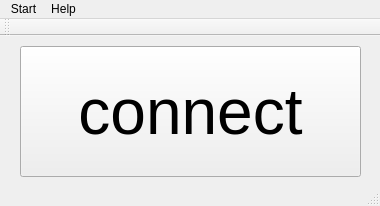
<?xml version="1.0" encoding="UTF-8"?>
<ui version="4.0">
 <class>Roomba</class>
 <widget class="QMainWindow" name="Roomba">
  <property name="geometry">
   <rect>
    <x>0</x>
    <y>0</y>
    <width>380</width>
    <height>206</height>
   </rect>
  </property>
  <property name="windowTitle">
   <string>Roomba</string>
  </property>
  <widget class="QWidget" name="centralWidget">
   <widget class="QPushButton" name="pbConnect">
    <property name="geometry">
     <rect>
      <x>20</x>
      <y>10</y>
      <width>341</width>
      <height>131</height>
     </rect>
    </property>
    <property name="font">
     <font>
      <pointsize>48</pointsize>
     </font>
    </property>
    <property name="text">
     <string>connect</string>
    </property>
   </widget>
  </widget>
  <widget class="QMenuBar" name="menuBar">
   <property name="geometry">
    <rect>
     <x>0</x>
     <y>0</y>
     <width>380</width>
     <height>21</height>
    </rect>
   </property>
   <widget class="QMenu" name="menuStart">
    <property name="title">
     <string>Start</string>
    </property>
   </widget>
   <widget class="QMenu" name="menuHelp">
    <property name="title">
     <string>Help</string>
    </property>
   </widget>
   <addaction name="menuStart"/>
   <addaction name="menuHelp"/>
  </widget>
  <widget class="QToolBar" name="mainToolBar">
   <attribute name="toolBarArea">
    <enum>TopToolBarArea</enum>
   </attribute>
   <attribute name="toolBarBreak">
    <bool>false</bool>
   </attribute>
  </widget>
  <widget class="QStatusBar" name="statusBar"/>
  <action name="actionEinde">
   <property name="text">
    <string>Einde</string>
   </property>
  </action>
 </widget>
 <layoutdefault spacing="6" margin="11"/>
 <resources/>
 <connections/>
</ui>
